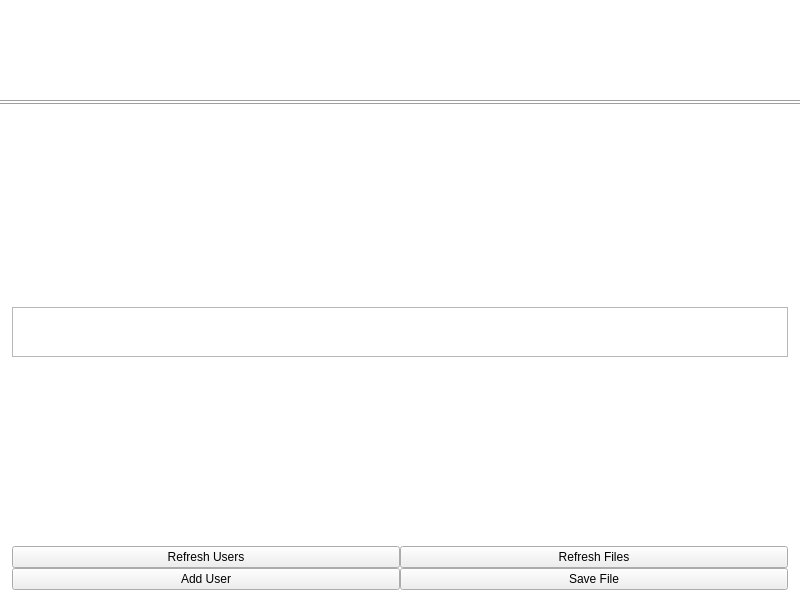
<?xml version="1.0" encoding="UTF-8"?>
<ui version="4.0">
 <class>MainWindow</class>
 <widget class="QMainWindow" name="MainWindow">
  <property name="geometry">
   <rect>
    <x>0</x>
    <y>0</y>
    <width>800</width>
    <height>602</height>
   </rect>
  </property>
  <property name="windowTitle">
   <string/>
  </property>
  <property name="autoFillBackground">
   <bool>false</bool>
  </property>
  <property name="styleSheet">
   <string notr="true">QMainWindow {
	background-color: rgb(255, 255, 255);
}</string>
  </property>
  <property name="unifiedTitleAndToolBarOnMac">
   <bool>true</bool>
  </property>
  <widget class="QWidget" name="centralwidget">
   <property name="autoFillBackground">
    <bool>false</bool>
   </property>
   <layout class="QVBoxLayout" name="verticalLayout">
    <property name="spacing">
     <number>0</number>
    </property>
    <property name="leftMargin">
     <number>0</number>
    </property>
    <property name="topMargin">
     <number>12</number>
    </property>
    <property name="rightMargin">
     <number>0</number>
    </property>
    <property name="bottomMargin">
     <number>12</number>
    </property>
    <item>
     <widget class="Header" name="widget" native="true">
      <property name="minimumSize">
       <size>
        <width>430</width>
        <height>88</height>
       </size>
      </property>
      <property name="maximumSize">
       <size>
        <width>16777215</width>
        <height>88</height>
       </size>
      </property>
     </widget>
    </item>
    <item>
     <widget class="Line" name="line_4">
      <property name="orientation">
       <enum>Qt::Horizontal</enum>
      </property>
     </widget>
    </item>
    <item>
     <widget class="FileBrowser" name="fileBrowser" native="true"/>
    </item>
    <item>
     <widget class="Line" name="line_3">
      <property name="orientation">
       <enum>Qt::Horizontal</enum>
      </property>
     </widget>
    </item>
    <item>
     <layout class="QVBoxLayout" name="verticalLayout_2">
      <property name="spacing">
       <number>0</number>
      </property>
      <property name="leftMargin">
       <number>12</number>
      </property>
      <property name="topMargin">
       <number>12</number>
      </property>
      <property name="rightMargin">
       <number>12</number>
      </property>
      <property name="bottomMargin">
       <number>0</number>
      </property>
      <item>
       <widget class="QTextEdit" name="logView">
        <property name="minimumSize">
         <size>
          <width>0</width>
          <height>50</height>
         </size>
        </property>
        <property name="maximumSize">
         <size>
          <width>16777215</width>
          <height>50</height>
         </size>
        </property>
        <property name="readOnly">
         <bool>true</bool>
        </property>
       </widget>
      </item>
      <item>
       <layout class="QHBoxLayout" name="horizontalLayout_3"/>
      </item>
     </layout>
    </item>
    <item>
     <layout class="QGridLayout" name="gridLayout">
      <property name="leftMargin">
       <number>12</number>
      </property>
      <property name="rightMargin">
       <number>12</number>
      </property>
      <item row="1" column="1">
       <widget class="QPushButton" name="saveFileButton">
        <property name="text">
         <string>Save File</string>
        </property>
       </widget>
      </item>
      <item row="1" column="0">
       <widget class="QPushButton" name="userAddButton">
        <property name="text">
         <string>Add User</string>
        </property>
       </widget>
      </item>
      <item row="0" column="0">
       <widget class="QPushButton" name="refreshUserButton">
        <property name="text">
         <string>Refresh Users</string>
        </property>
       </widget>
      </item>
      <item row="0" column="1">
       <widget class="QPushButton" name="refreshFileButton">
        <property name="text">
         <string>Refresh Files</string>
        </property>
       </widget>
      </item>
     </layout>
    </item>
   </layout>
  </widget>
  <widget class="QMenuBar" name="menubar">
   <property name="geometry">
    <rect>
     <x>0</x>
     <y>0</y>
     <width>800</width>
     <height>24</height>
    </rect>
   </property>
  </widget>
 </widget>
 <customwidgets>
  <customwidget>
   <class>Header</class>
   <extends>QWidget</extends>
   <header>header.h</header>
   <container>1</container>
  </customwidget>
  <customwidget>
   <class>FileBrowser</class>
   <extends>QWidget</extends>
   <header>filebrowser.h</header>
   <container>1</container>
  </customwidget>
 </customwidgets>
 <resources/>
 <connections/>
</ui>
